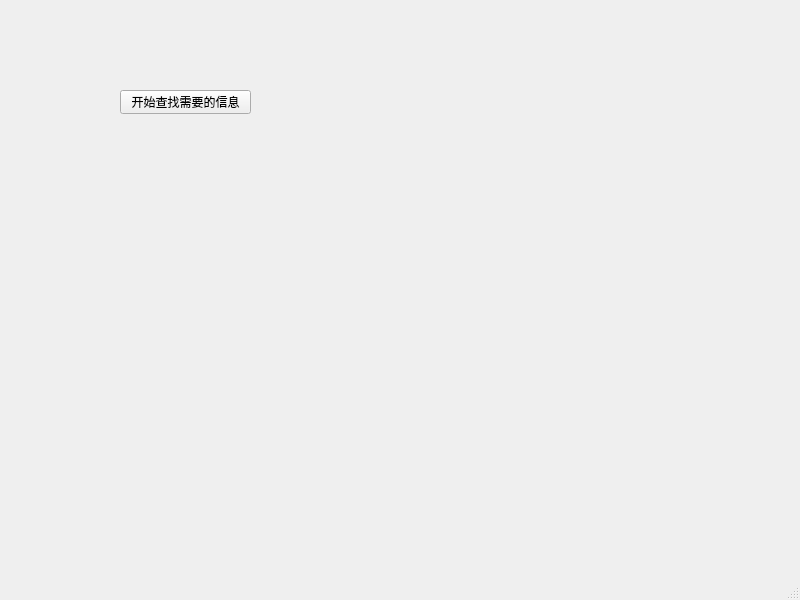
<?xml version="1.0" encoding="UTF-8"?>
<ui version="4.0">
 <class>MainWindow</class>
 <widget class="QMainWindow" name="MainWindow">
  <property name="geometry">
   <rect>
    <x>0</x>
    <y>0</y>
    <width>800</width>
    <height>600</height>
   </rect>
  </property>
  <property name="windowTitle">
   <string>MainWindow</string>
  </property>
  <widget class="QWidget" name="centralwidget">
   <widget class="QPushButton" name="Button_SearchStart">
    <property name="geometry">
     <rect>
      <x>120</x>
      <y>90</y>
      <width>131</width>
      <height>24</height>
     </rect>
    </property>
    <property name="text">
     <string>开始查找需要的信息</string>
    </property>
   </widget>
  </widget>
  <widget class="QMenuBar" name="menubar">
   <property name="geometry">
    <rect>
     <x>0</x>
     <y>0</y>
     <width>800</width>
     <height>21</height>
    </rect>
   </property>
  </widget>
  <widget class="QStatusBar" name="statusbar"/>
 </widget>
 <resources/>
 <connections/>
</ui>
